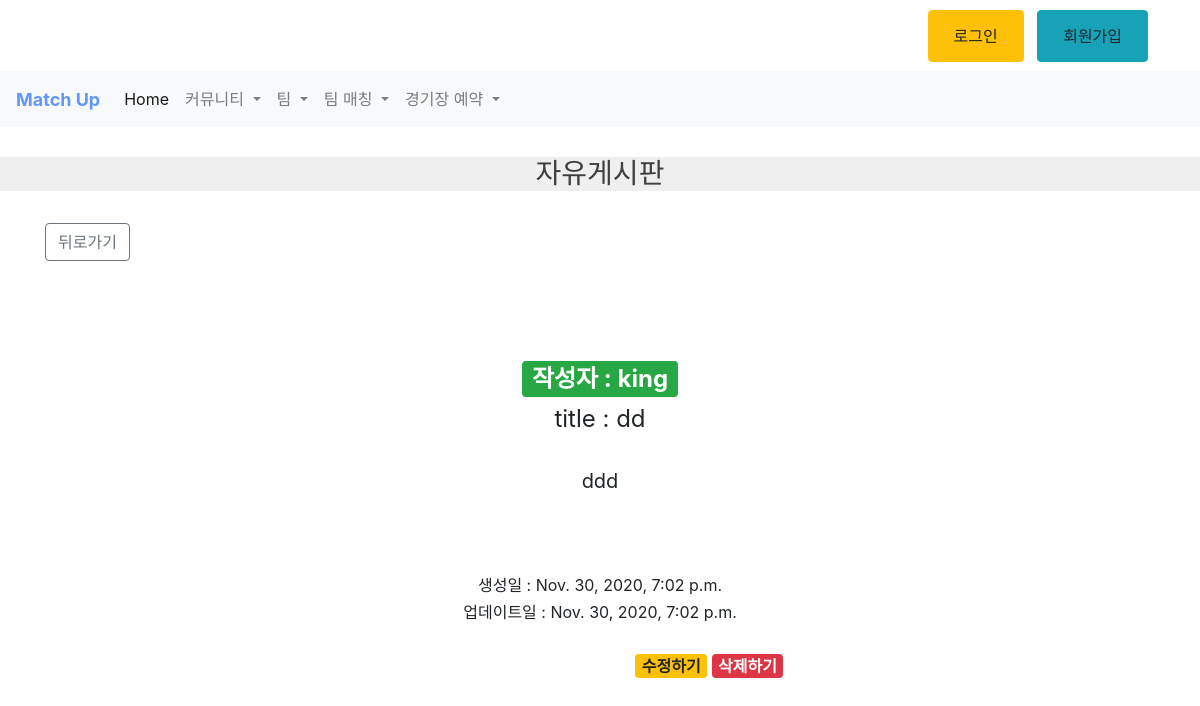
The page /postDetail/1/ on the database its author committed.
### community/models.py (models this page shows, shortened)
class Category(models.Model):
    name = models.CharField(max_length=50, help_text="블로그 글의 분류를 입력하세요.")
    num_hit = models.PositiveIntegerField(default = 0)
    def __str__(self):
        return self.name

class TimeDate(models.Model):
    created_at = models.DateTimeField(auto_now_add = True)
    updated_at = models.DateTimeField(auto_now = True)
    class Meta:
        abstract = True

class Community_Post(TimeDate):
    author = models.ForeignKey(Profile, on_delete=models.CASCADE) # 작성자
    title = models.CharField(max_length=200)
    title_image = models.ImageField(upload_to = 'image', blank=True)
    content = models.TextField()
    category = models.ManyToManyField(Category, help_text="글의 분류를 설정하세요.")

### account/models.py (models this page shows, shortened)
class Profile(models.Model):
    two_region = [
        ('선택없음', '시, 도를 먼저 선택해주세요')
    ]
    user = models.OneToOneField(User, on_delete=models.CASCADE)
    user_name = models.CharField(max_length = 13, unique = True)
    email = models.EmailField(null=True, blank=False, unique=True)
    phone = models.CharField(max_length = 11, unique = True)
    f_region = models.CharField(max_length = 7, choices = first_region)
    w_region = models.CharField(max_length = 7, choices = two_region, default = "시, 도를 먼저 선택해주세요")
    age = models.PositiveIntegerField(null = True)
    teams = models.ManyToManyField(Team, help_text="원하는 팀은 선택하세요", blank = True)

### community/views.py (the view)
# urls.py: path('postDetail/<int:id>/', views.postDetail, name = "postDetail"),
def postDetail(request, id):
    post = get_object_or_404(Community_Post, pk = id)
    context = {
        'post' : post,
    }
    return render(request, 'postDetail.html', context)

### community/templates/postDetail.html (shortened to what this page needs)
{% extends 'base.html' %}
{% block content %}
<div class = "led">
    <h3>{% for name in post.category.all %}{{ name }}{% endfor %}</h3>
</div>
<div class = container style="position:relative">
    <div>
        <h2><a class="btn btn-outline-secondary" href="{% url 'community:turnBack'  post.id %}">뒤로가기</a> </h2>
    </div>
    <div class="col-md-5 p-lg-5 mx-auto my-5">
        <h2 style = "text-align: center;"><a href="#" class="badge badge-success">작성자 : {{post.author.user_name}}</a></h2>
        <h5 style = "text-align: center; font-size:x-large" class="display-4 font-weight-normal">title : {{post.title}}</h4><br>
        <p style = "text-align: center;"class="lead font-weight-normal">{{post.content}}</p>
        <p style = "text-align: center;" ><img>{{post.title_image}}</p>
        <br>
        <h5 style = "text-align: center; font-size: medium" class="display-4 font-weight-normal">생성일 : {{post.created_at}}</h5>
        <h5 style = "text-align: center; font-size: medium" class="display-4 font-weight-normal">업데이트일 : {{post.updated_at}}</h5><br>
        <div style = "float: right;">
            <a href="#" style = "font-size: medium;" class="badge badge-warning">수정하기</a>  <a style = "font-size: medium;" href="#" class="badge badge-danger"data-toggle="modal" data-target="#exampleModal">삭제하기</a>
        </div>
    </div>
</div>
{% endblock %}

### Match_up/templates/base.html (style rules this page uses)
.led { width: 100%; margin: 30px auto; background: #efefef; text-align: center; color: rgb(63, 63, 63); font-family: sans-serif; transition: ease .3s; }

### rows shown on the page
Category: name "자유게시판"
Community_Post: author.user_name "king", title "dd", content "ddd", created_at "Nov. 30, 2020, 7:02 p.m.", updated_at "Nov. 30, 2020, 7:02 p.m."
